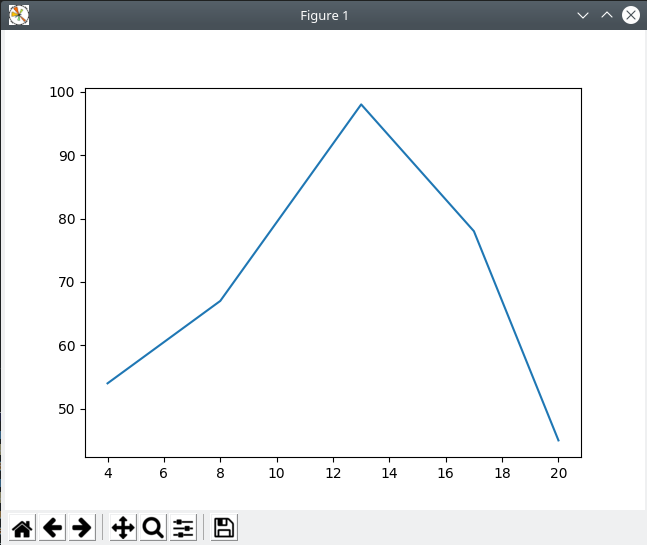

The Python source for this figure:
import matplotlib.pyplot as plt

# Los ejes pueden ser tuplas, listas, o arrays de numpy
x = (4,8,13,17,20)
y = (54, 67, 98, 78, 45)

plt.plot([4,8,13,17,20],[54, 67, 98, 78, 45])
plt.show()  # Muestra en pantalla la gráfica interactiva
